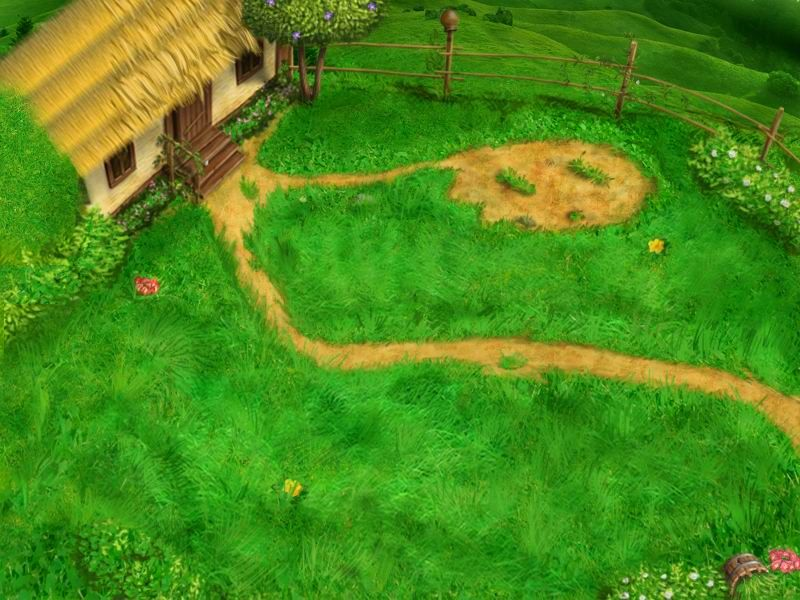
#> input picture img/bg.webp, 800 x 600 px
$ python make_comics_clean.py ../img/bg.webp ../img/box_4.webp
#> lines starting #> are read from the running program, lines starting #| are printed output that depends on the picture
"""Чистая копия комикса без нарисованной «лужи» кнопки: на её месте зеркальная трава слева с мягкими краями."""
import sys
import numpy as np
from PIL import Image

src, dst = sys.argv[1], sys.argv[2]
im = Image.open(src).convert("RGB")
#> im is the input picture: PIL image 800x600 RGB; mean R, G, B 74.6, 139.3, 25.5
a = np.asarray(im).astype(float)
H, W = a.shape[:2]
#> H = 600; W = 800
x0, y0, feather = 700, 556, 7  # левый и верхний край заплатки; ширина размытия краёв
out = a.copy()
for y in range(y0, H):
    for x in range(x0, W):
        sx = 2 * x0 - 1 - x  # зеркало вокруг x0: у стыка пиксели совпадают
        w = min(1.0, (x - x0 + 1) / feather, (y - y0 + 1) / feather)
        out[y, x] = a[y, sx] * w + a[y, x] * (1 - w)
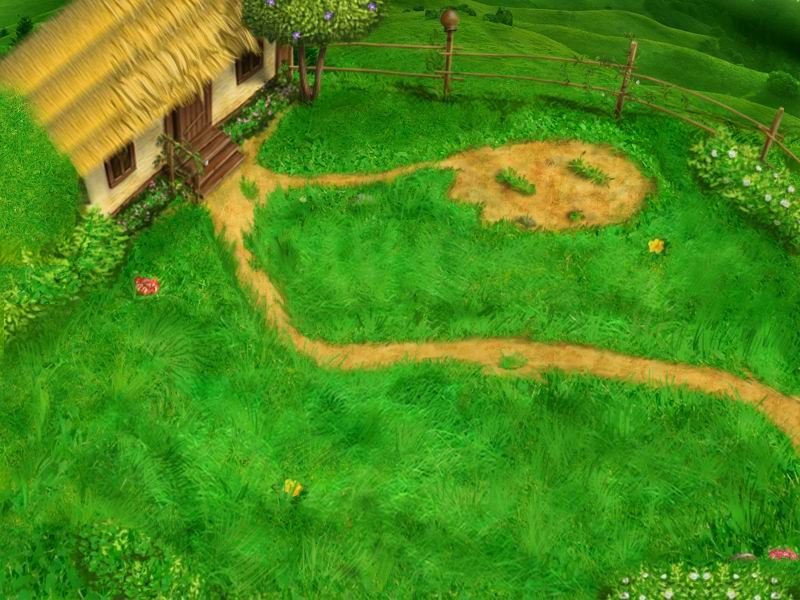
#> out: shape (600, 800, 3) float64; mean R, G, B 74.4, 139.5, 25.4
Image.fromarray(out.round().astype("uint8")).save(dst, lossless=True)
